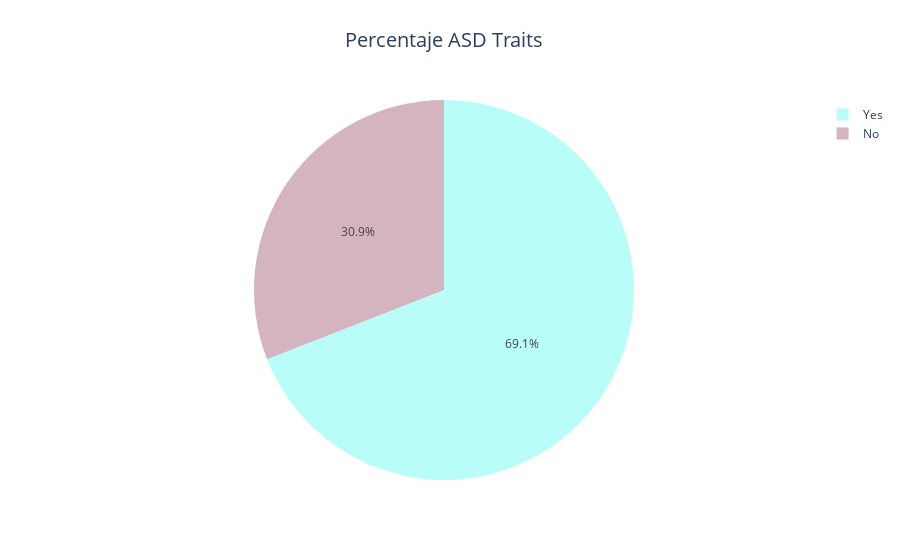

Source (notebook cell):
### Markdown cell above
### Gráfica de porcentaje de casos a tratar el ASD

A continuación, se muestra gráficamente los casos positivos de tratamiento de ASD de nuestro conjunto de datos

### Code cell
values = [1-(len(asd_traits)/len(df)),len(asd_traits)/len(df)]
labels = np.unique(df['Class/ASD_Traits'])
colors = colors = create_colors(len(values))
fig = go.Figure(data=[go.Pie(labels=labels, values=values, marker = {'colors':colors})],layout={'annotations': [{ 'font': { 'size': 20},'showarrow': False,'text': 'Percentaje ASD Traits','x': 0.50,'y': 1.2},]})
fig.show()
# fig = {
#   'data': [
#     {
#       'values': values,
#       'labels': labels,
#       'marker': {'colors': colors,'line': {'color':'#000000', 'width':2}},
#       'domain': {'x': [0, .5]},
#       'hoverinfo':'label+percent+name',
#       'type': 'pie'
#     },
#   ],
#   'layout': {
#        'title':'Percentaje ASD Traits ',
#        'annotations': [
#            { 'font': { 'size': 20},
#               'showarrow': False,
#               'text': '',
#               'x': 0.20,
#               'y': 1
#             },
#         ]
#   }
# }
# iplot(fig)

### Figure 1 — Plotly figure (JSON) as saved in the notebook; plotly's stock layout.template omitted (floating-point values rounded to 4 significant figures)
{"data": [{"labels": ["No", "Yes"], "marker": {"colors": ["rgba(184,131,149,0.6", "rgba(137,252,243,0.6"]}, "type": "pie", "values": [0.3093, 0.6907]}], "layout": {"annotations": [{"font": {"size": 20}, "showarrow": false, "text": "Percentaje ASD Traits", "x": 0.5, "y": 1.2}]}}
